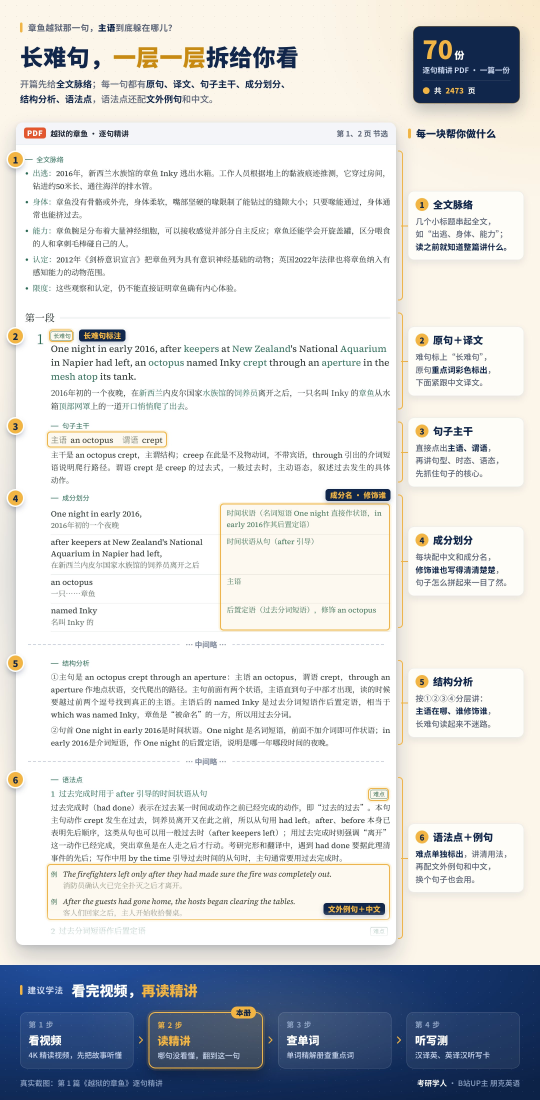
#> input picture 推广文案/网页帖子-2026-11-17/images/05-jingjiang.jpg, 2160 x 4400 px, given in place of master_16x9.png, which was not available (shown at 1/4 size)
$ python finalize.py
#> lines starting #> are read from the running program, lines starting #| are printed output that depends on the picture
# Derive the upload JPEGs, feed previews and the pair sheet from the two masters.
import os
from PIL import Image

HERE = os.path.dirname(os.path.abspath(__file__))
ROOT = os.path.dirname(HERE)
LIMIT = 2 * 1024 * 1024


def save_jpeg(img, path):
    # highest quality (>= 92) that stays under 2 MB; 4:4:4 chroma keeps the type crisp
    for q in range(97, 91, -1):
        for sub in (0, 1, 2):
            img.save(path, "JPEG", quality=q, subsampling=sub, optimize=True, progressive=False)
            if os.path.getsize(path) < LIMIT:
                return q, sub
    raise SystemExit(f"cannot fit {path} under 2 MB at quality >= 92")


def main():
    m16 = Image.open(os.path.join(ROOT, "master_16x9.png")).convert("RGB")
#> m16 is the input picture: PIL image 2160x4400 RGB; mean R, G, B 213.6, 215.3, 216.7
    m43 = Image.open(os.path.join(ROOT, "master_4x3.png")).convert("RGB")
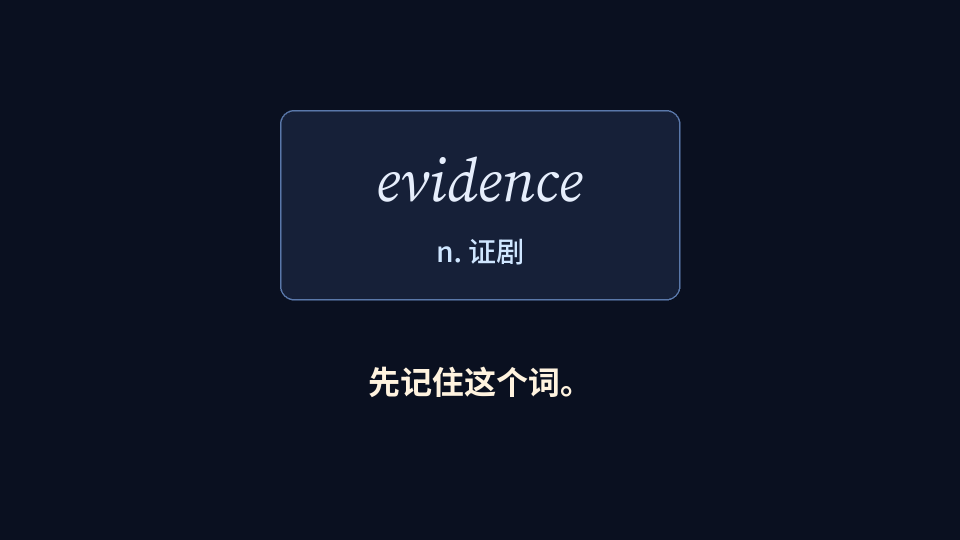
#> input picture 动画工坊/tools/ci/samples/psnr/bad.png, 1920 x 1080 px, given in place of master_4x3.png, which was not available (shown at 1/2 size)
#> m43 is the input picture: PIL image 1920x1080 RGB; mean R, G, B 14.2, 20.8, 37.8
    u16 = m16.resize((1920, 1080), Image.LANCZOS)
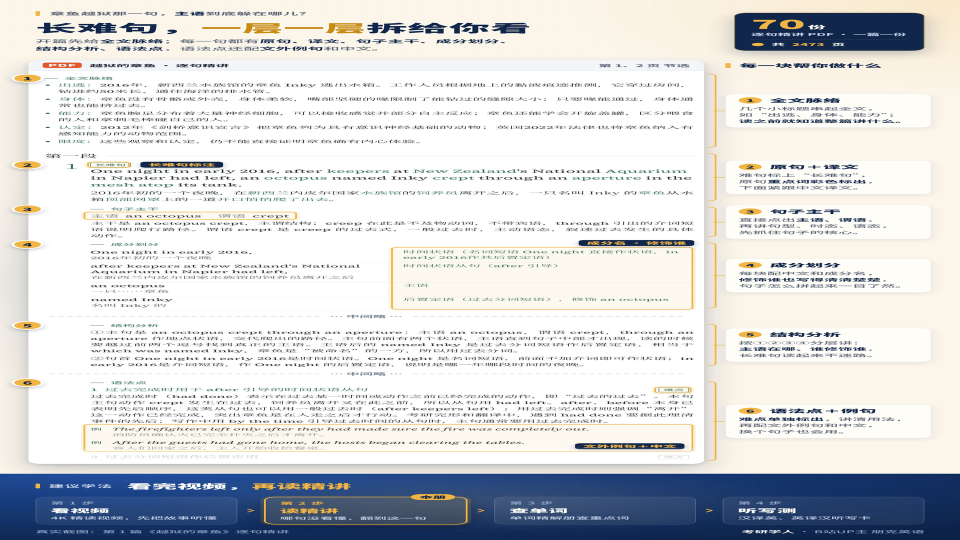
#> u16: PIL image 1920x1080 RGB (shown at 1/2 size); mean R, G, B 213.3, 215, 216.4
    u43 = m43.resize((1440, 1080), Image.LANCZOS)
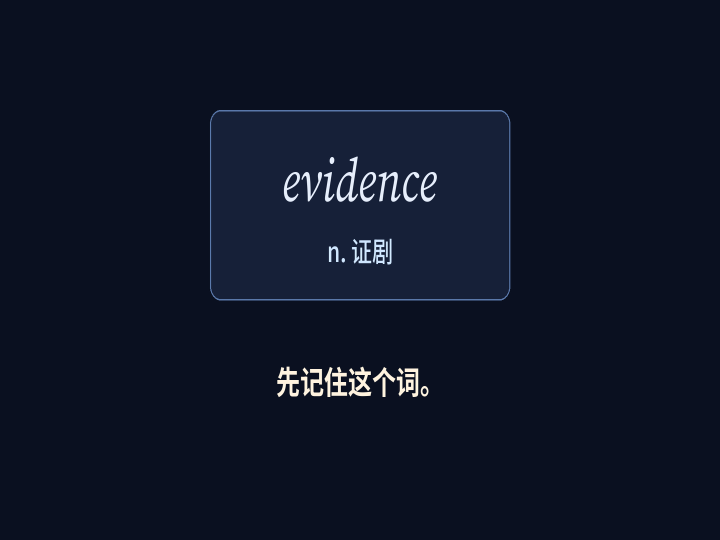
#> u43: PIL image 1440x1080 RGB (shown at 1/2 size); mean R, G, B 14.2, 20.8, 37.8
    q1 = save_jpeg(u16, os.path.join(ROOT, "upload_16x9.jpg"))
    q2 = save_jpeg(u43, os.path.join(ROOT, "upload_4x3.jpg"))
    f16 = m16.resize((320, 180), Image.LANCZOS)
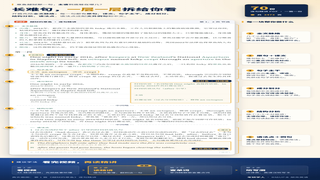
#> f16: PIL image 320x180 RGB; mean R, G, B 213.1, 214.9, 216.3
    f43 = m43.resize((240, 180), Image.LANCZOS)
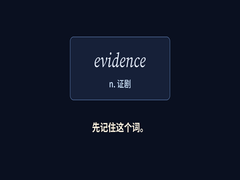
#> f43: PIL image 240x180 RGB; mean R, G, B 14.2, 20.8, 37.8
    f16.save(os.path.join(ROOT, "feed_16x9.png"))
    f43.save(os.path.join(ROOT, "feed_4x3.png"))
    # pair sheet: both uploads side by side, both feed previews at 2x underneath, on mid-grey
    g, pad = (128, 128, 128), 40
    Wd = pad + 1920 + pad + 1440 + pad
    Hd = pad + 1080 + pad + 360 + pad
    sheet = Image.new("RGB", (Wd, Hd), g)
#> sheet: PIL image 3480x1560 RGB; every value is 128
    sheet.paste(u16, (pad, pad))
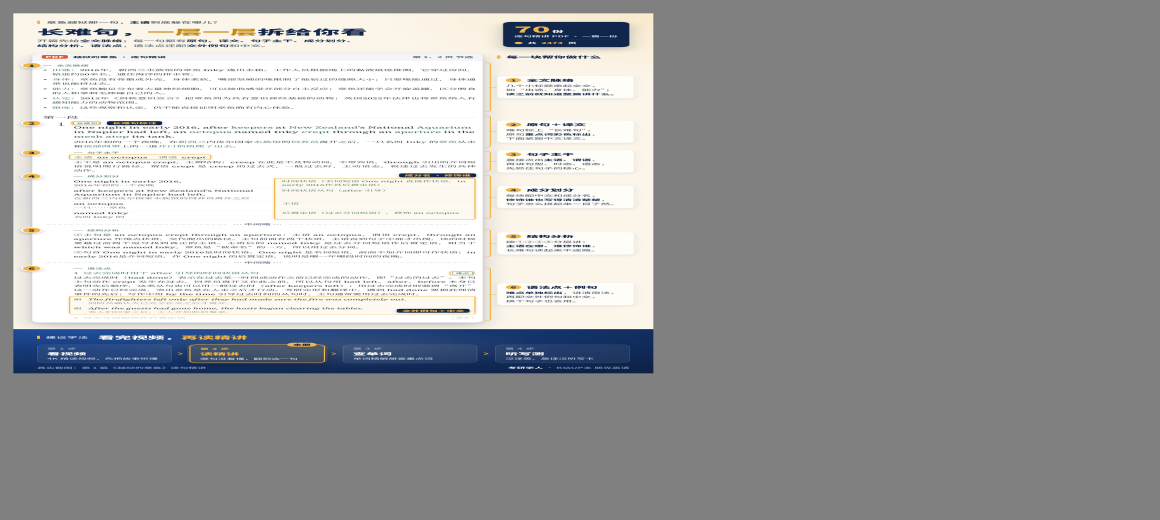
#> sheet: PIL image 3480x1560 RGB (shown at 1/3 size); mean R, G, B 160.6, 161.2, 161.8
    sheet.paste(u43, (pad + 1920 + pad, pad))
    sheet.paste(f16.resize((640, 360), Image.NEAREST), (pad, pad + 1080 + pad))
    sheet.paste(f43.resize((480, 360), Image.NEAREST), (pad + 1920 + pad, pad + 1080 + pad))
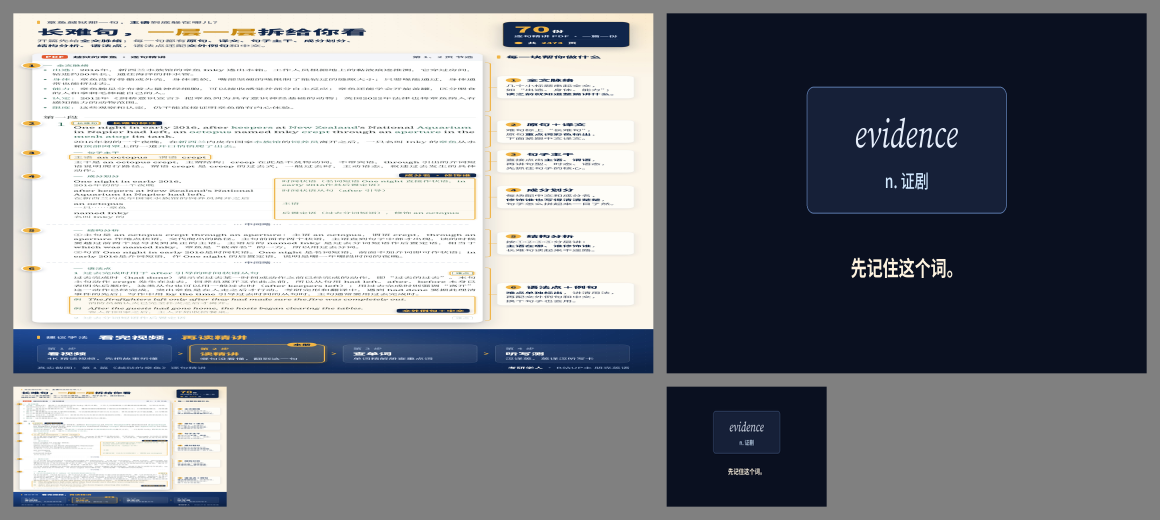
#> sheet: PIL image 3480x1560 RGB (shown at 1/3 size); mean R, G, B 127.9, 130.8, 136.8
    sheet.save(os.path.join(ROOT, "pair.jpg"), "JPEG", quality=92, subsampling=0, optimize=True)
    print("upload_16x9.jpg quality/subsampling", q1, "upload_4x3.jpg", q2)
#| upload_16x9.jpg quality/subsampling (97, 0) upload_4x3.jpg (97, 0)


if __name__ == "__main__":
    main()
